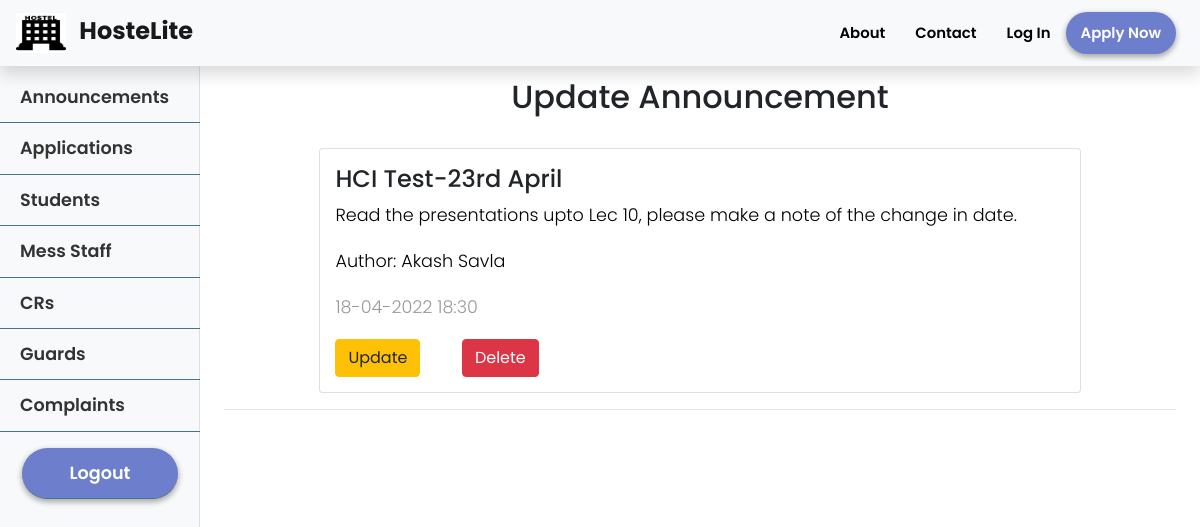
The page /admin/announcements/1 on the database its author committed.
### hostelmanagement/models.py (models this page shows, shortened)
class Announcement(db.Model):
    id = db.Column(db.Integer, primary_key=True)
    title = db.Column(db.String(100), nullable=False)
    date_posted = db.Column(db.DateTime, nullable=False, default=datetime.utcnow)
    content = db.Column(db.Text, nullable=False)
    user_id = db.Column(db.Integer, db.ForeignKey('user.id'), nullable=False)

class User(db.Model, UserMixin):
    id = db.Column(db.Integer, primary_key=True)
    college_id = db.Column(db.String(9), unique=True, nullable=False)
    firstname = db.Column(db.String(20), nullable=False)
    lastname = db.Column(db.String(20), nullable=False)
    email = db.Column(db.String(120), unique=True, nullable=False)
    password = db.Column(db.String(60), nullable=False)
    phone = db.Column(db.String(10), unique=True, nullable=False)
    address = db.Column(db.Text, nullable=False)
    course = db.Column(db.String(20),nullable=True)
    department = db.Column(db.String(20), nullable=True)
    user_type = db.Column(db.Integer, nullable = False, default=1)
    room_no = db.Column(db.Integer, nullable = True)
    announcements = db.relationship('Announcement', backref='author', lazy=True)
    complaints = db.relationship('Complaint', backref='author', lazy=True)
    mess_menu = db.relationship('MessMenu', backref='author', lazy=True)
    courier = db.relationship('Courier', backref='user', lazy=True)
    exitentry = db.relationship('ExitEntry', backref='user', lazy=True)
    visitor = db.relationship('Visitor', backref='user', lazy=True)

### hostelmanagement/routes.py (the view)
@app.route("/admin/announcements/<int:announcement_id>")
def announcement_detail(announcement_id):
    user = current_user
    single_announcement = Announcement.query.get_or_404(announcement_id)
    return render_template('admin/announcement_detail.html', title=single_announcement.title, single_announcement=single_announcement, user=user)

### hostelmanagement/templates/admin/announcement_detail.html (shortened to what this page needs)
{% extends 'admin/admin_layout.html' %}
{% block admin_content %}
<div class="container" style="padding: 0 10%;">
    <h2 style="text-align: center;">Update Announcement</h2><br>
    <div class="card">
    <h4>{{single_announcement.title}}</h4>
    <p style="color: black">{{single_announcement.content}}</p>
    <p style="color: black">Author: {{single_announcement.author.firstname}} {{single_announcement.author.lastname}}</p>
    <p>{{single_announcement.date_posted.strftime('%d-%m-%Y %H:%M')}}</p>
    <div class="row">
        <div class="col-md-2"><a type="submit" class="btn btn-warning" href="{{ url_for('update_announcement', announcement_id=single_announcement.id) }}">
           Update
        </a></div>
        <div class="col-md-2"><form action="{{ url_for('delete_announcement', announcement_id=single_announcement.id) }}" method="POST">
            <button class="btn btn-danger" type="submit">Delete</button>
        </form></div>
    </div>
    </div></div>
    <hr>
{% endblock admin_content %}

### hostelmanagement/static/style.css (style rules this page uses)
* { margin: 0; padding: 0; font-family: "Poppins", sans-serif; font-size: 16px; box-sizing: border-box; }
body { padding-top: 70px; overflow-x:hidden; scroll-behavior: smooth; }
p { font-family: 'Poppins', sans-serif; font-size: 1.1em; font-weight: 300; line-height: 1.7em; color: #999; }

### hostelmanagement/templates/admin/announcement_detail.html (style rules this page uses)
.card { padding: 2%; }

### rows shown on the page
Announcement: title "HCI Test-23rd April", content "Read the presentations upto Lec 10, please make a note of the change in date.", date_posted "18-04-2022 18:30"
User: author.firstname "Akash", author.lastname "Savla"
